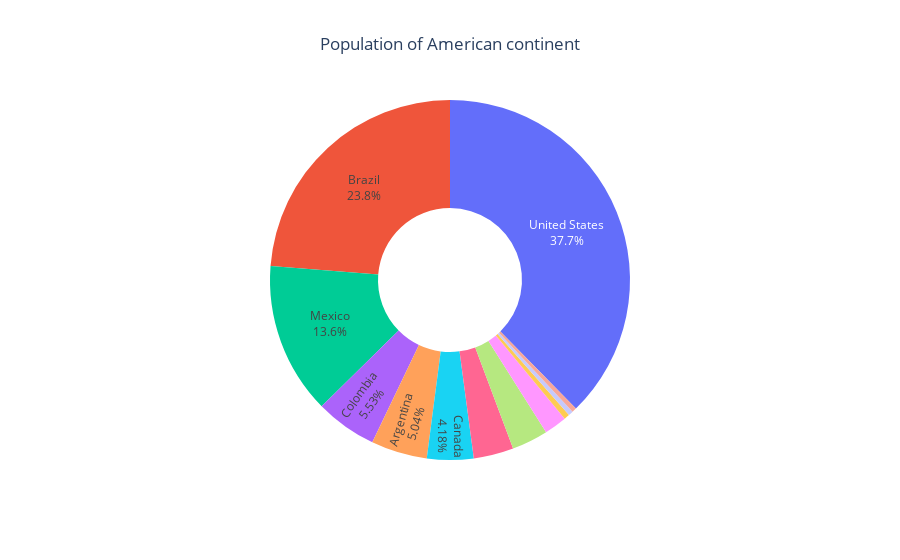

Notebook code for this chart:
### Code cell
import pandas as pd
import plotly.express as px

fig = px.pie(df, 
             values='pop', 
             names='country',
            #  color='country' # if you want to choose by what variable to colour
            # color_discrete_map = {'Brazil':'green', 'United States':'red', ...}
             title='Population of American continent',
             hover_data=['lifeExp'], labels={'lifeExp':'life expectancy'})
fig.update_traces(
    textposition='inside', 
    textinfo='percent+label',
    hole=0.4
)
"""
The line below hides labels inside of the pie chart if the area is too small:
https://plotly.com/python/pie-charts/?_gl=1*1ftxf7x*_gcl_au*NTQ2MTY1NjY4LjE3MTY0Mjk0NjE.*_ga*MTg1MzEwMjY5MC4xNzA4NDc5MzA5*_ga_6G7EE0JNSC*MTcyMTAwNzkzNS42OS4xLjE3MjEwMDg2MjcuNTEuMC4w#controlling-text-fontsize-with-uniformtext
"""
fig.update_layout(
    uniformtext_minsize=12, 
    uniformtext_mode='hide'
    )

margins = 100
fig.update_layout(
    showlegend=False, # Remove legend
    margin=dict(t=margins, b=margins, l=margins, r=margins), # make the pie chart bigger by reducing the margins
    # center the title
    title_x=0.5
)

fig.show()

### Figure 1 — Plotly figure (JSON) as saved in the notebook; plotly's stock layout.template omitted (floating-point values rounded to 4 significant figures)
{"data": [{"customdata": [[75.32], [72.39], [80.65], [78.55], [72.89], [76.19], [75.54], [71.42], [78.75], [78.24], [76.38], [73.75]], "domain": {"x": [0, 1], "y": [0, 1]}, "hole": 0.4, "hovertemplate": "country=%{label}<br>pop=%{value}<br>life expectancy=%{customdata[0]}<extra></extra>", "labels": ["Argentina", "Brazil", "Canada", "Chile", "Colombia", "Mexico", "Panama", "Peru", "Puerto Rico", "United States", "Uruguay", "Venezuela"], "legendgroup": "", "name": "", "showlegend": true, "textinfo": "percent+label", "textposition": "inside", "type": "pie", "values": [40301927, 190010647, 33390141, 16284741, 44227550, 108700891, 3242173, 28674757, 3942491, 301139947, 3447496, 26084662]}], "layout": {"legend": {"tracegroupgap": 0}, "margin": {"b": 100, "l": 100, "r": 100, "t": 100}, "showlegend": false, "title": {"text": "Population of American continent", "x": 0.5}, "uniformtext": {"minsize": 12, "mode": "hide"}}}
